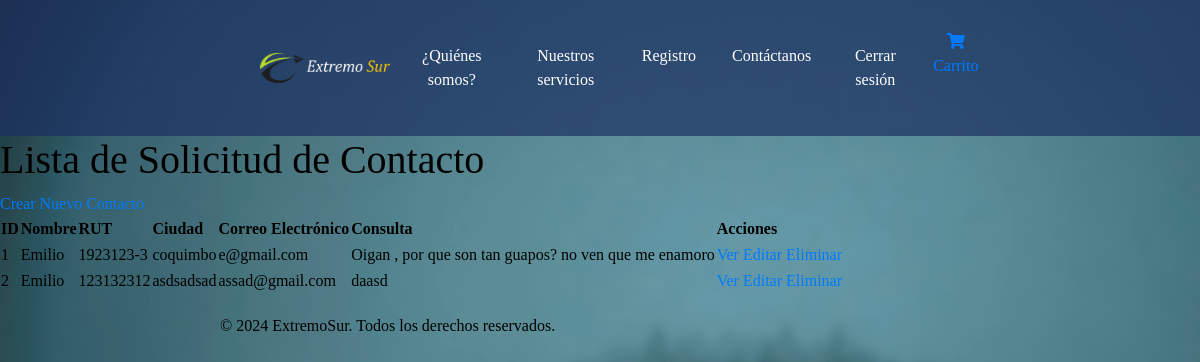
Page /contactos/ (signed in) on the earlier database version.
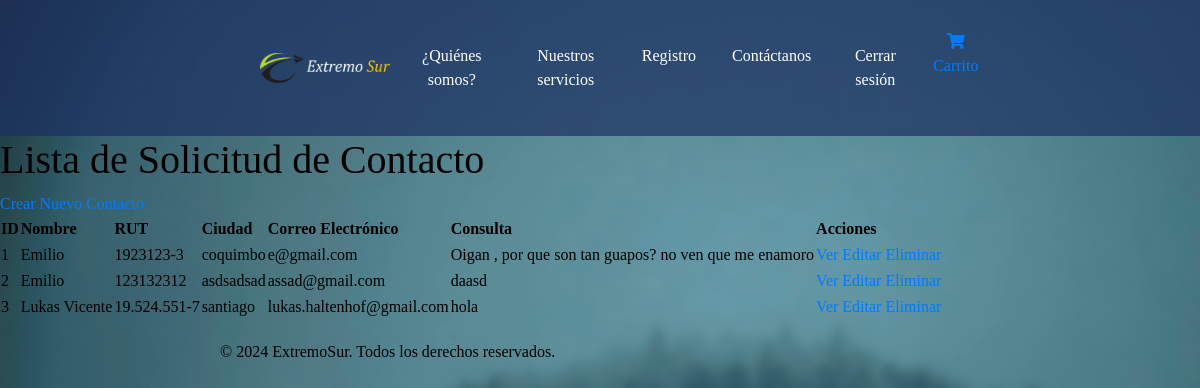
Same page on the later database version.
### gestionviajes/models.py (models this page shows, shortened)
class FormularioContacto(models.Model):
    nombre = models.CharField(max_length=100)
    rut = models.CharField(max_length=12)
    ciudad = models.CharField(max_length=100)
    correo_electronico = models.EmailField()
    consulta = models.TextField()

### gestionviajes/views.py (the view)
# urls.py: path('contactos/', views.contacto_list, name='contacto_list'),
@staff_member_required
def contacto_list(request):
    contactos = FormularioContacto.objects.all()
    return render(request, 'contacto_list.html', {'contactos': contactos})

### gestionviajes/templates/contacto_list.html (shortened to what this page needs)
{% extends 'base.html' %}
{% load static %}
{% block content %}
<!DOCTYPE html>
<html>
<head>
    <link rel="stylesheet" type="text/css" href="{% static 'styles.css' %}">
</head>
<body>
    <h1>Lista de Solicitud de Contacto</h1>
    <a href="{% url 'contacto_create' %}">Crear Nuevo Contacto</a>
    <table>
        <thead>
            <tr>
                <th>ID</th>
                <th>Nombre</th>
                <th>RUT</th>
                <th>Ciudad</th>
                <th>Correo Electrónico</th>
                <th>Consulta</th>
                <th>Acciones</th>
            </tr>
        </thead>
        <tbody>
            {% for contacto in contactos %}
            <tr>
                <td>{{ contacto.id }}</td>
                <td>{{ contacto.nombre }}</td>
                <td>{{ contacto.rut }}</td>
                <td>{{ contacto.ciudad }}</td>
                <td>{{ contacto.correo_electronico }}</td>
                <td>{{ contacto.consulta }}</td>
                <td>
                    <a href="{% url 'contacto_detail' contacto.id %}">Ver</a>
                    <a href="{% url 'contacto_update' contacto.id %}">Editar</a>
                    <a href="{% url 'contacto_delete' contacto.id %}">Eliminar</a>
                </td>
            </tr>
            {% endfor %}
        </tbody>
    </table>
</body>
</html>
{% endblock %}

### gestionviajes/templates/base.html (shortened to what this page needs)
<!DOCTYPE html>
<html lang="es">
<head>
    {% load static %}
    <link rel="stylesheet" href="https://cdn.jsdelivr.net/npm/bootstrap@4.6.2/dist/css/bootstrap.min.css"
>
    <link rel="stylesheet" href="{% static 'css/styles.css' %}" />
     <link rel="stylesheet" href="https://cdnjs.cloudflare.com/ajax/libs/font-awesome/5.15.4/css/all.min.css">
</head>
<body>
    <header>
        <nav class="navbar navbar-expand-lg">
            <div class="container">
                <a class="navbar-brand" href="{% url 'index' %}">
                    <img src="{% static 'img/logo_extremo_sur.png' %}" class="d-inline-block align-top" alt="Logo">
                </a>
                <div class="collapse navbar-collapse" id="navbarNav">
                    <ul class="navbar-nav ml-auto">
                        <li class="nav-item">
                            <a class="nav-link active" href="{% url 'index' %}">¿Quiénes somos?</a>
                        </li>
                        <li class="nav-item">
                            <a class="nav-link" href="{% url 'nuestros_servicios' %}">Nuestros servicios</a>
                        </li>
                        <li class="nav-item">
                            <a class="nav-link" href="{% url 'registro_cliente' %}">Registro</a>
                        </li>
                        <li class="nav-item">
                            <a class="nav-link" href="{% url 'contacto' %}">Contáctanos</a>
                        </li>
                        {% if user.is_authenticated %}
                            <li class="nav-item">
                                <a class="nav-link" href="{% url 'logout' %}">Cerrar sesión</a>
                            </li>
                        {% else %}
                            <li class="nav-item">
                                <a class="nav-link" href="{% url 'login' %}">Iniciar sesión</a>
                            </li>
                        {% endif %}
                        <a href="{% url 'ver_carrito' %}">
                            <i class="fas fa-shopping-cart"></i> Carrito
                        </a>
                    </ul>
                </div>
            </div>
        </nav>
    </header>
    {% block content %}{% endblock %}
    <footer>
        <div class="container">
            <p>&copy; 2024 ExtremoSur. Todos los derechos reservados.</p>
        </div>
    </footer>
</body>
</html>

### gestionviajes/static/css/styles.css (style rules this page uses)
body { font-family: Cambria, Cochin, Georgia, Times, 'Times New Roman', serif; color: #000; margin: 0; padding: 0; background-image: url('/static/img/fondo.png'); background-repeat: repeat-y; background-attachment: fixed; background-size: cover; }
.navbar { background-color: rgba(28, 47, 97, 0.7); color: white; padding: 10px 0; }
.navbar ul { list-style-type: none; margin: 0; padding: 0; text-align: center; }
.navbar ul li { display: inline-block; margin-right: 20px; }
.navbar ul li a { display: block; color: white; text-align: center; padding: 14px 16px; text-decoration: none; }
.container { max-width: 800px; margin: 0 auto; padding: 20px; }
.navbar-brand img { width: 150px; height: auto; margin-left: 20px; padding-left: 20px; }

### gestionviajes/templates/base.html (style rules this page uses)
.navbar { background-color: black; color: white; }
.navbar-brand img { max-height: 30px; }
.navbar-nav .nav-item .nav-link { color: white !important; }

Differences in the rows shown:
added FormularioContacto: id "3", nombre "Lukas Vicente", rut "19.524.551-7", ciudad "santiago", correo_electronico "lukas.haltenhof@gmail.com", consulta "hola"
